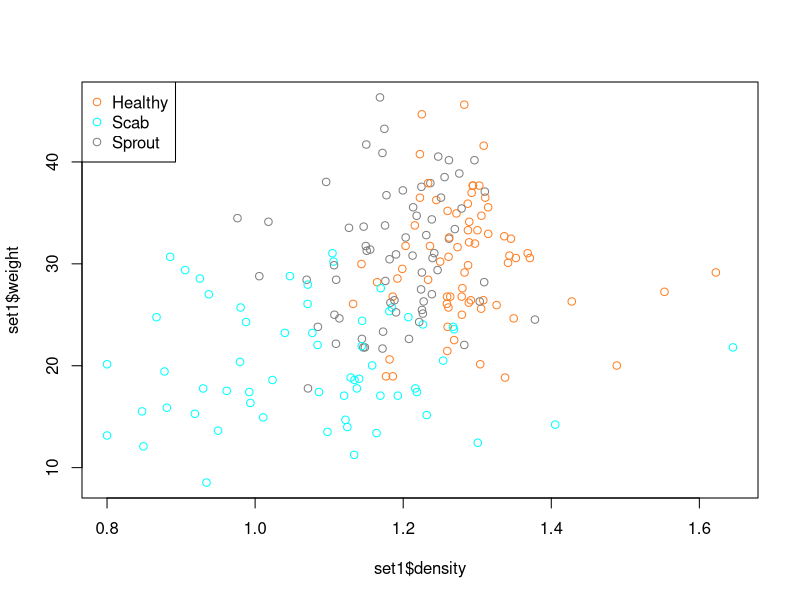
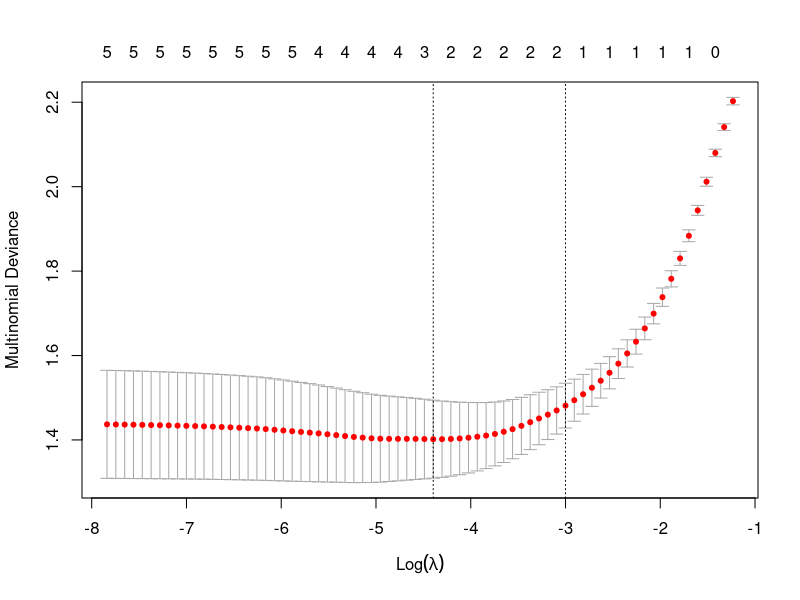

Reproduce these figures in R, in order.
# Multinomial Logistic Regression on Wheat Data
##########
# Enter data and do some processing
wheat <-  read.csv("wheat.csv")
head(wheat)
summary(wheat)

# Variable "type" is the response variable.  "class" is another explanatory.
class(wheat$type)
wheat$type = as.factor(wheat$type)
wheat$class = as.factor(wheat$class)
summary(wheat)

# Create a numerical version of "class" for methods that need numbers
wheat$classnum <- as.numeric((wheat$class))
# Remove "id"
wheat = wheat[,-1]
summary(wheat)

############

# multinom() requires numerical explanatories, so remove factor class 
# Creating TWO sets: 200 train, 75 test
set.seed(67982193)
perm <- sample(x=nrow(wheat))
set1 <- wheat[which(perm <= 200),-1]
set2 <- wheat[which(perm>200),-1]


################################################################
# Multinomial through nnet?
###############################################################

rescale <- function(x1,x2){
  for(col in 1:ncol(x1)){
    a <- min(x2[,col])
    b <- max(x2[,col])
    x1[,col] <- (x1[,col]-a)/(b-a)
  }
  x1
}

# multinom uses a formula, so need to keep data in data.frame

# Creating training and test X matrices, then scaling them.

set1.rescale <- data.frame(cbind(rescale(set1[,-6], set1[,-6]), type=set1$type))
set2.rescale <- data.frame(cbind(rescale(set2[,-6], set1[,-6]), type=set2$type))

summary(set1.rescale)
summary(set2.rescale)

library(nnet)

##################################################################
# multinom() uses FIRST group as the baseline class
# Default number of iterations is only 100. Often needs to be increased!
#   This often happens with correlated explanatories
#   Make sure it runs to convergence. If it reaches 100, it prints
#   a message saying not converged

##  
mod.fit <- multinom(data=set1.rescale, formula=type ~ ., 
                    trace=TRUE)
summary(mod.fit)

# Adding a function to perform LR Tests.  Legitimate here since I am fitting one model
library(car)
Anova(mod.fit)

# Example Plot results: 
# Plot of two most significant variables, colour coded by class 
class.col = ifelse(set1$type=="Healthy",y=53,n=
                   ifelse(set1$type=="Scab",y=68,n=203))
x11(h=7, w=6)
plot(x=set1$density, y=set1$weight, col=colors()[class.col])
legend(x="topleft", legend=c("Healthy", "Scab", "Sprout"),
       col=colors()[c(53, 68, 203)], pch=1)
class.col=ifelse(set1$type=="Healthy",y=53,n=
         ifelse(set1$type=="Scab",y=68,n=203))

# Misclassification Errors
pred.class.1 <- predict(mod.fit, newdata=set1.rescale, 
                        type="class")
pred.class.2 <- predict(mod.fit, newdata=set2.rescale, 
                        type="class")
(mul.misclass.train <- mean(ifelse(pred.class.1 == set1$type, 
                                   yes=0, no=1)))
(mul.misclass.test <- mean(ifelse(pred.class.2 == set2$type, 
                                  yes=0, no=1)))

# Estimated probabilities for test set
pred.probs.2 <- predict(mod.fit, newdata=set2.rescale, 
                        type="probs")
round(head(pred.probs.2),3)

# Test set confusion matrix
table(set2$type, pred.class.2, dnn=c("Obs","Pred"))
# Number of parameters estimated (just FYI)
mod.fit$edf

##################################################################
#################################################################
# Multinomial Logistic Regression using glmnet()
# Setting lambda penalty parameter to 0 in predict() is full ML fit
#  Could do LASSO here as well
###############################################################
library(glmnet)
logit.fit <- glmnet(x=as.matrix(set1.rescale[,-7]), 
                    y=set1.rescale[,7], family="multinomial")

# Note that parameters are not the same as in multinom()
coef(logit.fit, s=0)

# Predicted probabilities
logit.prob.2 <- predict(logit.fit, s=0, type="response",
                        newx=as.matrix(set2.rescale[,1:6]))
round(head(logit.prob.2[,,1]), 3)

# Calculate in-sample and out-of-sample misclassification error
las0.pred.train <- predict(object=logit.fit, s=0, type="class",
                           newx=as.matrix(set1.rescale[,1:6]))
las0.pred.test <- predict(logit.fit, s=0, type="class",
                          newx=as.matrix(set2.rescale[,1:6]))
(las0misclass.train <- 
    mean(ifelse(las0.pred.train == set1.rescale$type, 
                yes=0, no=1)))
(las0misclass.test <- 
    mean(ifelse(las0.pred.test == set2.rescale$type,
                yes=0, no=1)))


# "Optimal" LASSO Fit
logit.cv <- cv.glmnet(x=as.matrix(set1.rescale[,1:6]), 
                      y=set1.rescale[,7], family="multinomial")
logit.cv
x11()
plot(logit.cv)

## Find nonzero lasso coefficients
c <- coef(logit.fit,s=logit.cv$lambda.min) 
cmat <- cbind(as.matrix(c[[1]]), as.matrix(c[[2]]), 
              as.matrix(c[[3]]))
round(cmat,2)
cmat!=0

lascv.pred.train <- predict(object=logit.cv, type="class", 
                            s=logit.cv$lambda.min, 
                            newx=as.matrix(set1.rescale[,1:6]))
lascv.pred.test <- predict(logit.cv, type="class", 
                           s=logit.cv$lambda.min, 
                           newx=as.matrix(set2.rescale[,1:6]))
(lascvmisclass.train <- 
    mean(ifelse(lascv.pred.train == set1$type, yes=0, no=1)))
(lascvmisclass.test <- 
    mean(ifelse(lascv.pred.test == set2$type, yes=0, no=1)))



